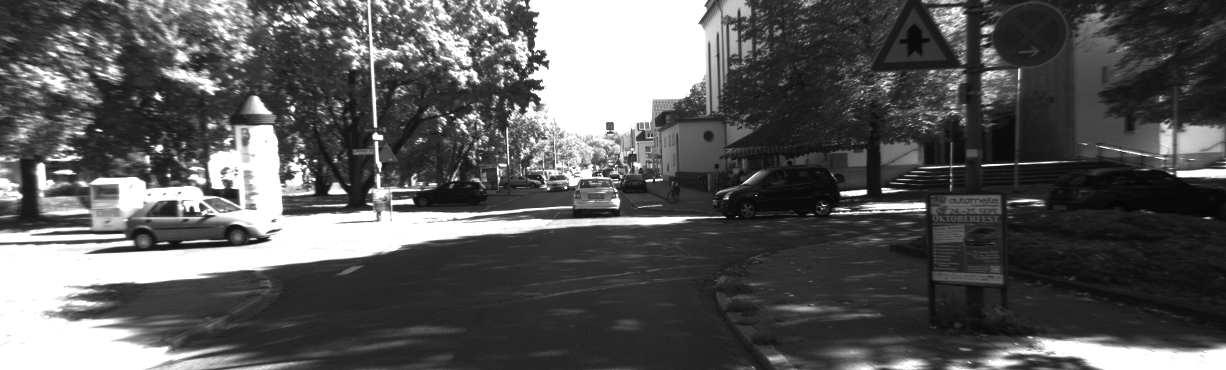
#> input picture data/left.png, 1226 x 370 px
$ python stereobm.py   (Python 2 division)
#> lines starting #> are read from the running program, lines starting #| are printed output that depends on the picture
# Author: Sudeep Pillai (spillai@csail.mit.edu)
# License: MIT
# Python port of https://github.com/mzhang94/stereo/blob/master/alg-StereoBM-Halide/src/stereoBM.cpp

import cv2
import numpy as np

import os.path
import time

import halide as h
from halide import Image, Var, Func, RDom, UInt, Int

# [9 lines left out: function colormap, not called in this run]

def main():
    left = cv2.imread(os.path.join("../data/left.png"), cv2.IMREAD_COLOR).transpose(1,0,2)
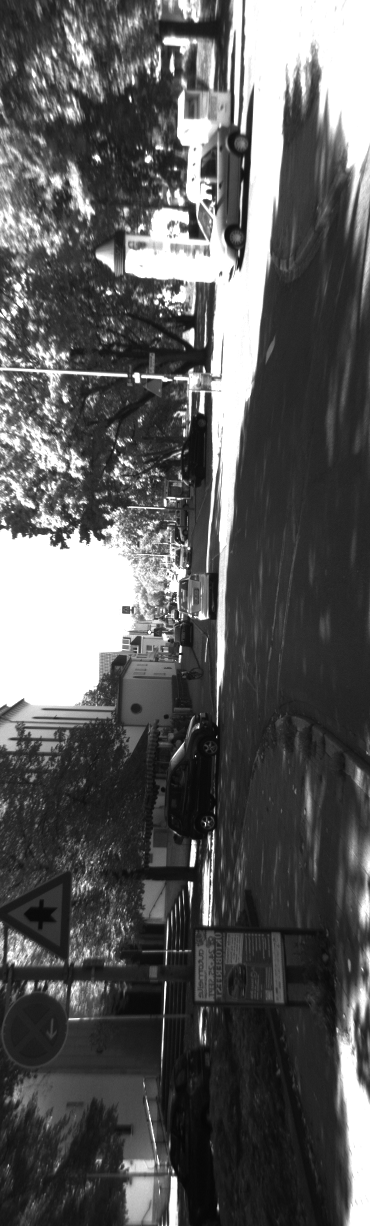
#> left: shape (1226, 370, 3); min 5, max 255, mean 89.6
    right = cv2.imread(os.path.join("../data/right.png"), cv2.IMREAD_COLOR).transpose(1,0,2)
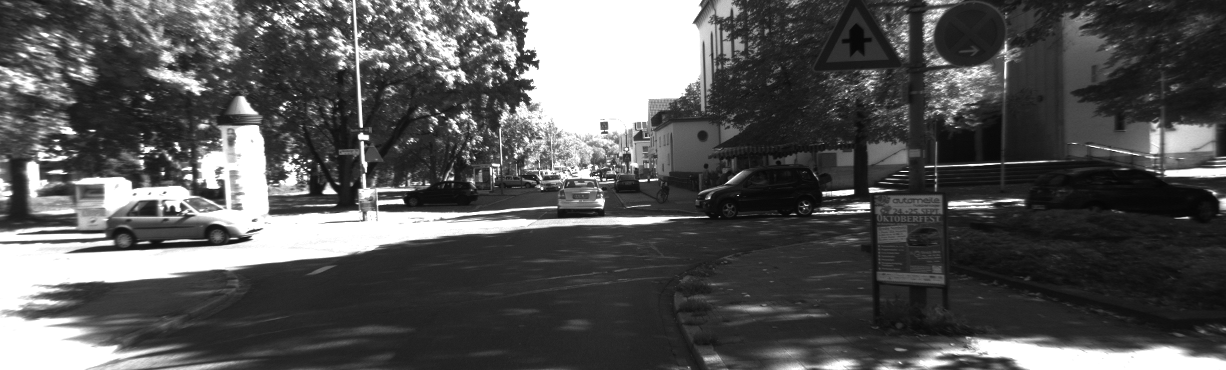
#> input picture data/right.png, 1226 x 370 px
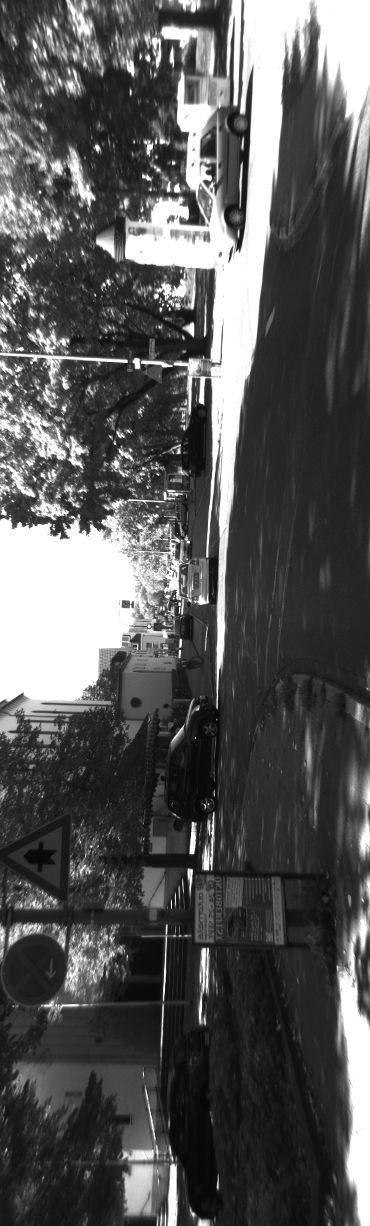
#> right: shape (1226, 370, 3); min 5, max 255, mean 86.4
    assert left.dtype == np.uint8
    assert right.dtype == np.uint8

    # We create an Image object to wrap the numpy array
    left_image = Image(left)
    right_image = Image(right)
    W, H, C = left_image.width(), left_image.height(), left_image.channels()
    print 'W {} x H {} x C {}'.format(W,H,C)

    # StereoBM
    SADWindowSize = 15
    numDisparities = 128
    disp_image = stereoBM(left_image, right_image, W, H, SADWindowSize, 0, numDisparities)

    # Realize disparity
    result = Image(UInt(16), disp_image)
    disp = h.image_to_ndarray(result).transpose(1,0)

    print 'Input', left.shape[:2]
    print 'Disparity', disp.shape[:2]

    # Colorize stereo disparity
    disp_color = colormap(disp.astype(np.float32) / numDisparities)
    cv2.imwrite('disp.png', disp_color)
    cv2.imshow('disp', disp_color)
    cv2.waitKey(0)

# [140 lines left out: functions profile, prefilterXSobel, findStereoCorrespondence, stereoBM, not called in this run]

if __name__ == "__main__":
    main()
#> (the call stopped at in main, `left_image = Image(left)`: halide is not available in this run)
